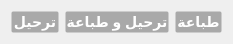
  <widget class="QWidget" name="layoutWidget_8">
   <property name="geometry">
    <rect>
     <x>319</x>
     <y>601</y>
     <width>233</width>
     <height>35</height>
    </rect>
   </property>
   <layout class="QHBoxLayout" name="horizontalLayout_4">
    <item>
     <widget class="QPushButton" name="save">
      <property name="minimumSize">
       <size>
        <width>0</width>
        <height>22</height>
       </size>
      </property>
      <property name="styleSheet">
       <string notr="true">QPushButton {
  	background-color: #a9a9a9;
    border-style: hidden;
	border-width:1px;
    border-radius: 2px;
    font: bold 14px;
    color: #ffffff; 
}
QPushButton:pressed {
background-color: #3269e4;
}</string>
      </property>
      <property name="text">
       <string>ترحيل</string>
      </property>
     </widget>
    </item>
    <item>
     <widget class="QPushButton" name="pushButton_5">
      <property name="minimumSize">
       <size>
        <width>0</width>
        <height>22</height>
       </size>
      </property>
      <property name="styleSheet">
       <string notr="true">QPushButton {
  	background-color: #a9a9a9;
    border-style: hidden;
	border-width:1px;
    border-radius: 2px;
    font: bold 14px;
    color: #ffffff; 
}
QPushButton:pressed {
background-color: #3269e4;
}</string>
      </property>
      <property name="text">
       <string>ترحيل و طباعة</string>
      </property>
     </widget>
    </item>
    <item>
     <widget class="QPushButton" name="pushButton_6">
      <property name="minimumSize">
       <size>
        <width>0</width>
        <height>22</height>
       </size>
      </property>
      <property name="styleSheet">
       <string notr="true">QPushButton {
  	background-color: #a9a9a9;
    border-style: hidden;
	border-width:1px;
    border-radius: 2px;
    font: bold 14px;
    color: #ffffff; 
}
QPushButton:pressed {
background-color: #3269e4;
}</string>
      </property>
      <property name="text">
       <string>طباعة</string>
      </property>
     </widget>
    </item>
   </layout>
  </widget>
